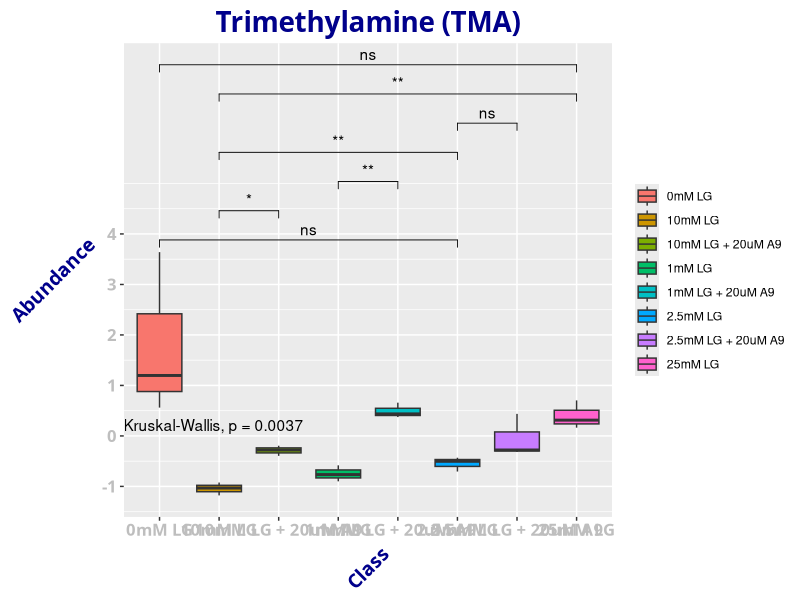
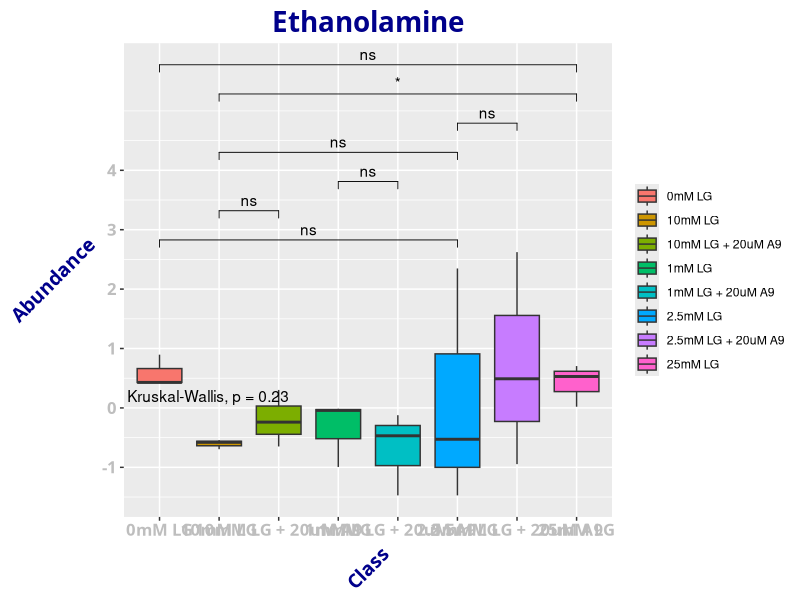
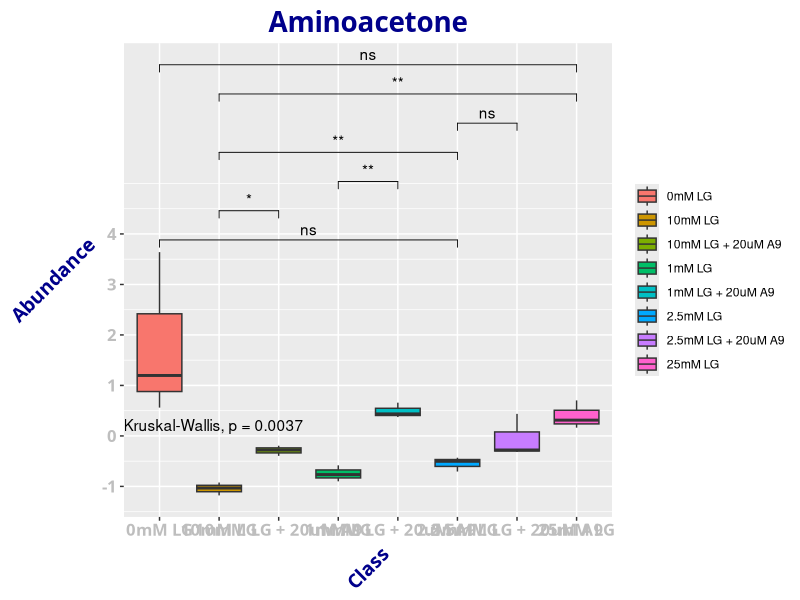
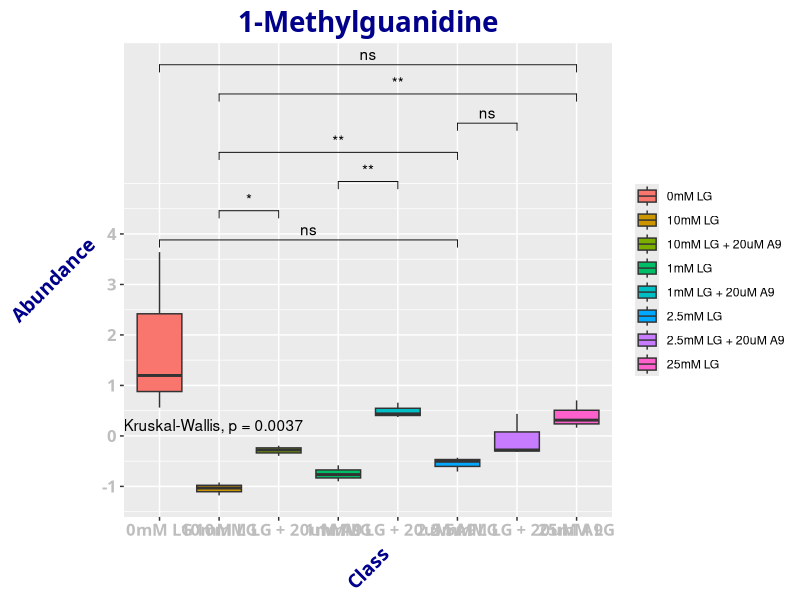
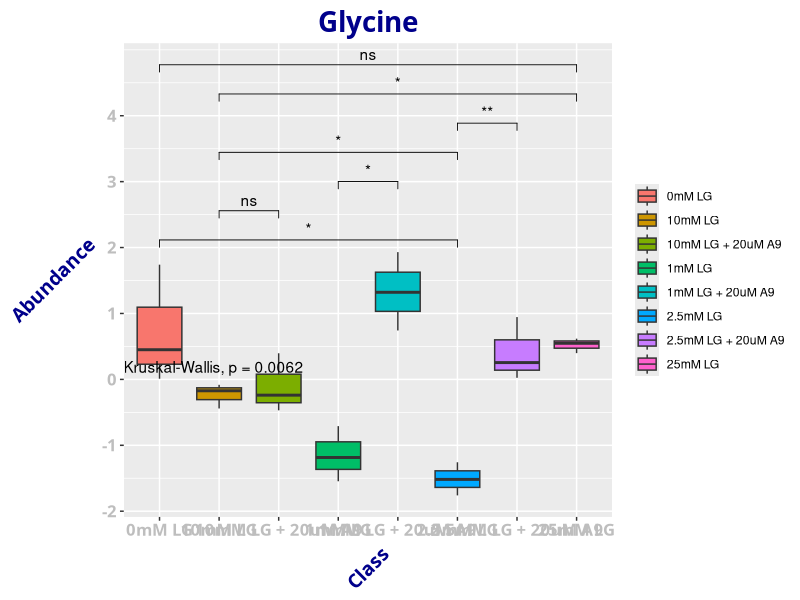
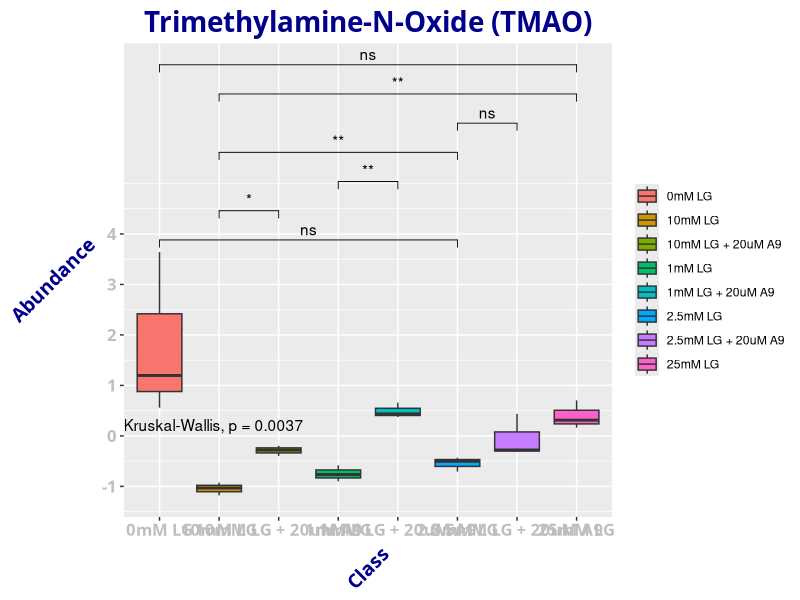
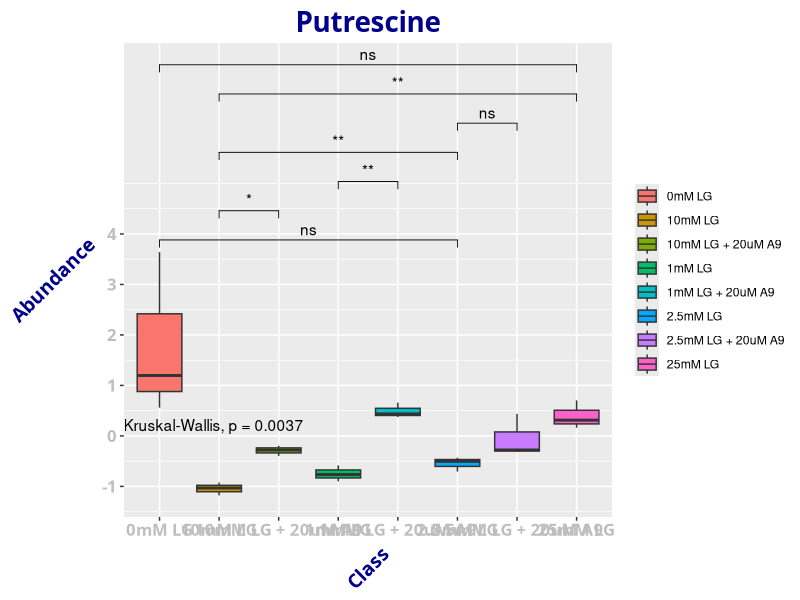
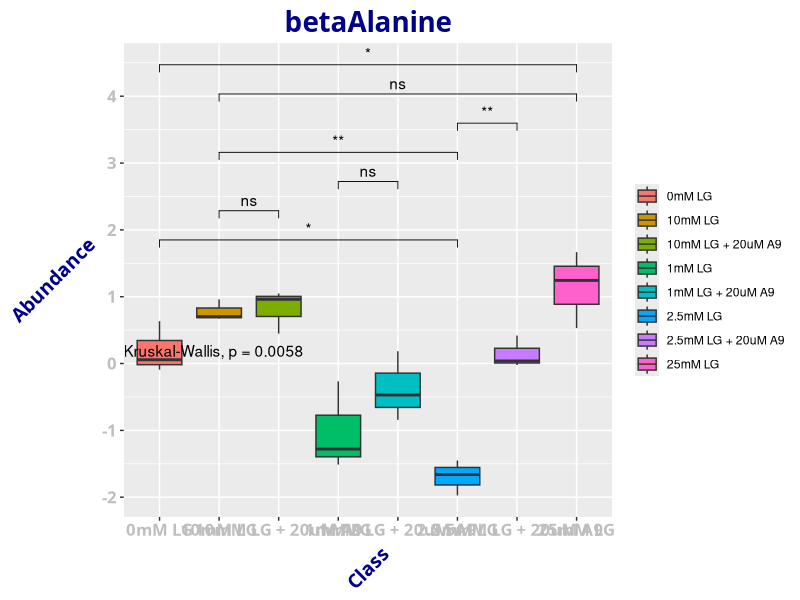

Recreate these plots in R, in order. (Note: this script raises an error after producing the figures.)
library(ggplot2)
library(ggpubr)
getwd()
setwd("D:/R_work/Using-R-for-Visualizing/many_metabolites")
metabolites<-read.csv("All of the samples.csv",row.names=1,header=1, check.names = F)#check.names = F 防止数字开头的文件名乱码
dim(metabolites)[2]


metabolite<-metabolites[-1,]

#将chr转化为num
for(i in 2:dim(metabolite)[2])
{
  metabolite[,i]<-as.numeric(metabolite[,i])
}

#将class由num转化为factor
metabolite$Class<-factor(metabolite$Class,
                         levels = c(0.00,10.00,1020.00,1.00,120.00,2.50,2.52,25.00),
                         labels=c("0mM LG","10mM LG","10mM LG + 20uM A9","1mM LG","1mM LG + 20uM A9","2.5mM LG","2.5mM LG + 20uM A9","25mM LG"))
#蛋白质矫正
for(i in 3:dim(metabolite)[2])
{
  metabolite[,i]<-metabolite[,i]/metabolite$Protein
}
#中心化 归一化
for(i in 3:dim(metabolite)[2])
{
  metabolite[,i]<-scale(metabolite[,i],center = TRUE,scale = TRUE)
}



#要做显著性检验的组
my_comparisons <- list( c("0mM LG","2.5mM LG"), c("10mM LG","10mM LG + 20uM A9"),c("1mM LG","1mM LG + 20uM A9"),
                        c("10mM LG","2.5mM LG"),c("2.5mM LG","2.5mM LG + 20uM A9"),c("10mM LG","25mM LG"),c("0mM LG","25mM LG"))
setwd("D:/R_work/Using-R-for-Visualizing/met_pic/name")
for(i in 3:dim(metabolite)[2])
{
  title_name = colnames(metabolite[i])
  png(filename=paste0(title_name ,".png"),#好的批量命名方式paste0
      width=2400,height=1200,units="px",
      pointsize = 12)#标签大小
  plot<-ggplot(metabolite,aes(x=Class,y=metabolite[,i],fill=Class))+#以class为标准填充boxplot
    geom_boxplot()+
    stat_compare_means(comparisons = my_comparisons,method = "t.test", 
                       hide.ns = F,
                       paired = T,
                       aes(label = paste0("p = ", after_stat(p.signif))))+
    stat_compare_means(label.y = 0.1)+#加全局anova p值  ;1.2为纵坐标值
    scale_y_continuous(breaks=seq(-4, 4, 1))+#坐标轴刻度范围 y轴
    theme(legend.title=element_blank(),
          plot.title = element_text(size = 20, color = "blue4",angle = 0,family = "myFont",face = "bold", vjust = 0.5, hjust = 0.5),#标题居中，字体大小为20
          axis.text=element_text(size=12,color = "grey",angle = 0,family = "myFont",face = "bold", vjust = 0.5, hjust = 0.5),#刻度
          axis.title.x=element_text(size=14,color = "blue4",angle = 45,family = "myFont",face = "bold", vjust = 0.5, hjust = 0.5),
          axis.title.y=element_text(size=14,color = "blue4",angle = 45,family = "myFont",face = "bold", vjust = 0.5, hjust = 0.5))+#横纵坐标
    labs(title=title_name,x='Class',y='Abundance')
  print(plot)
  dev.off()
}


